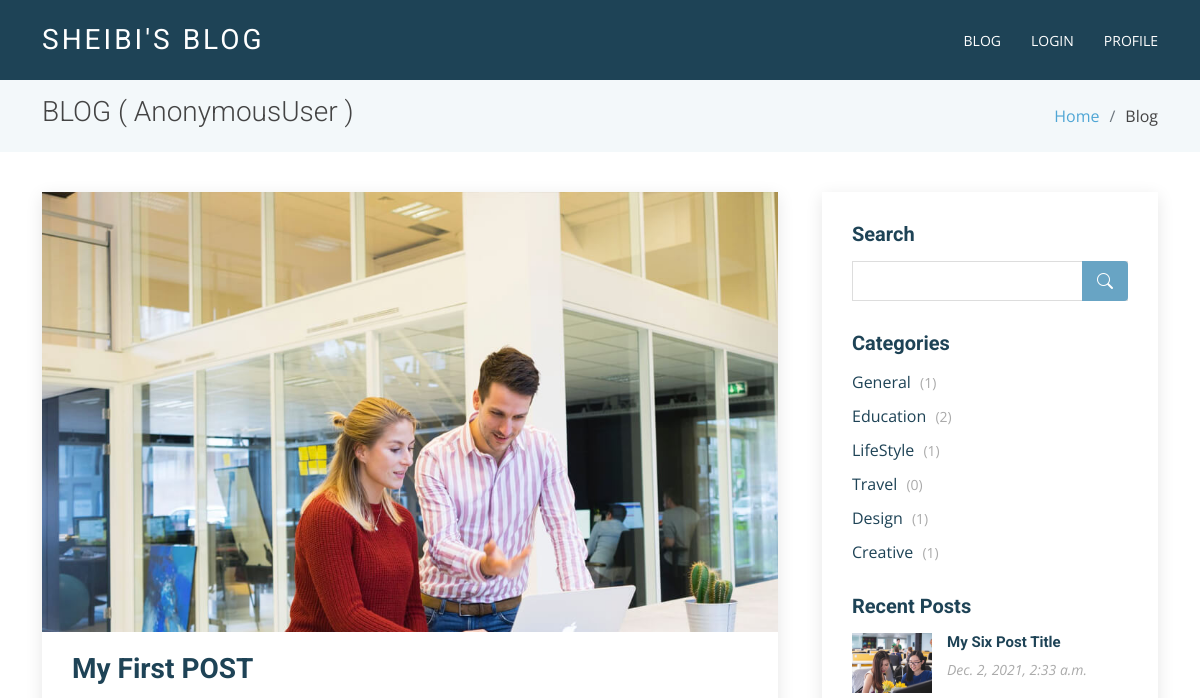
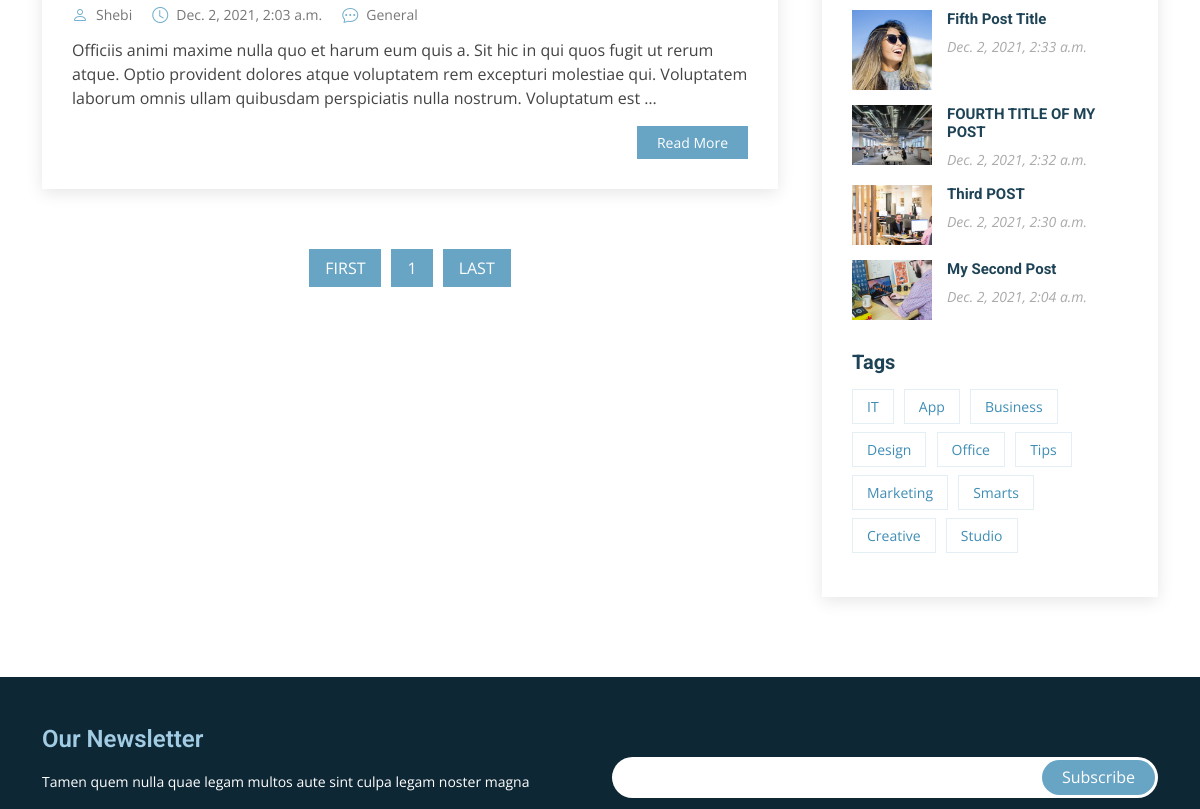
Page /?searchtext=General (upper part) on the earlier database version (2 pictures, top to bottom).
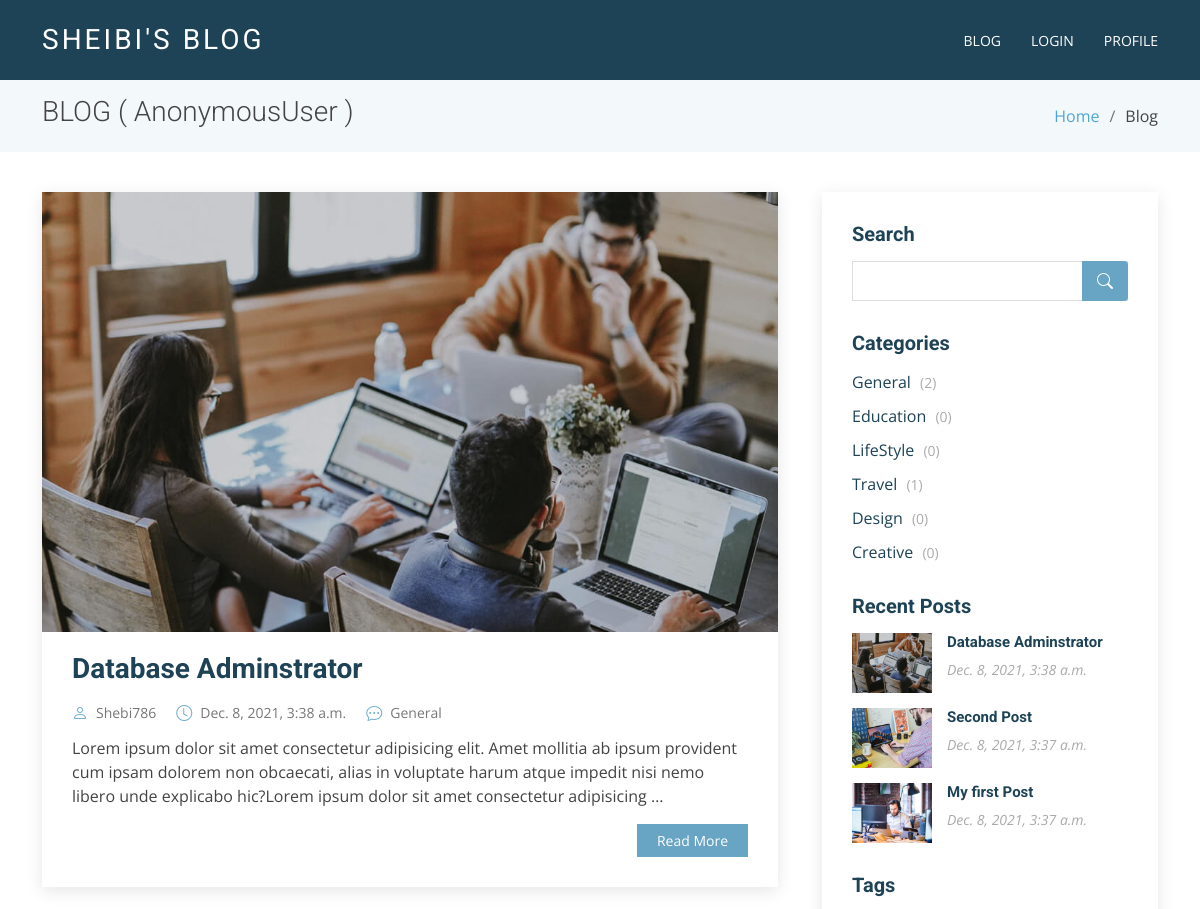
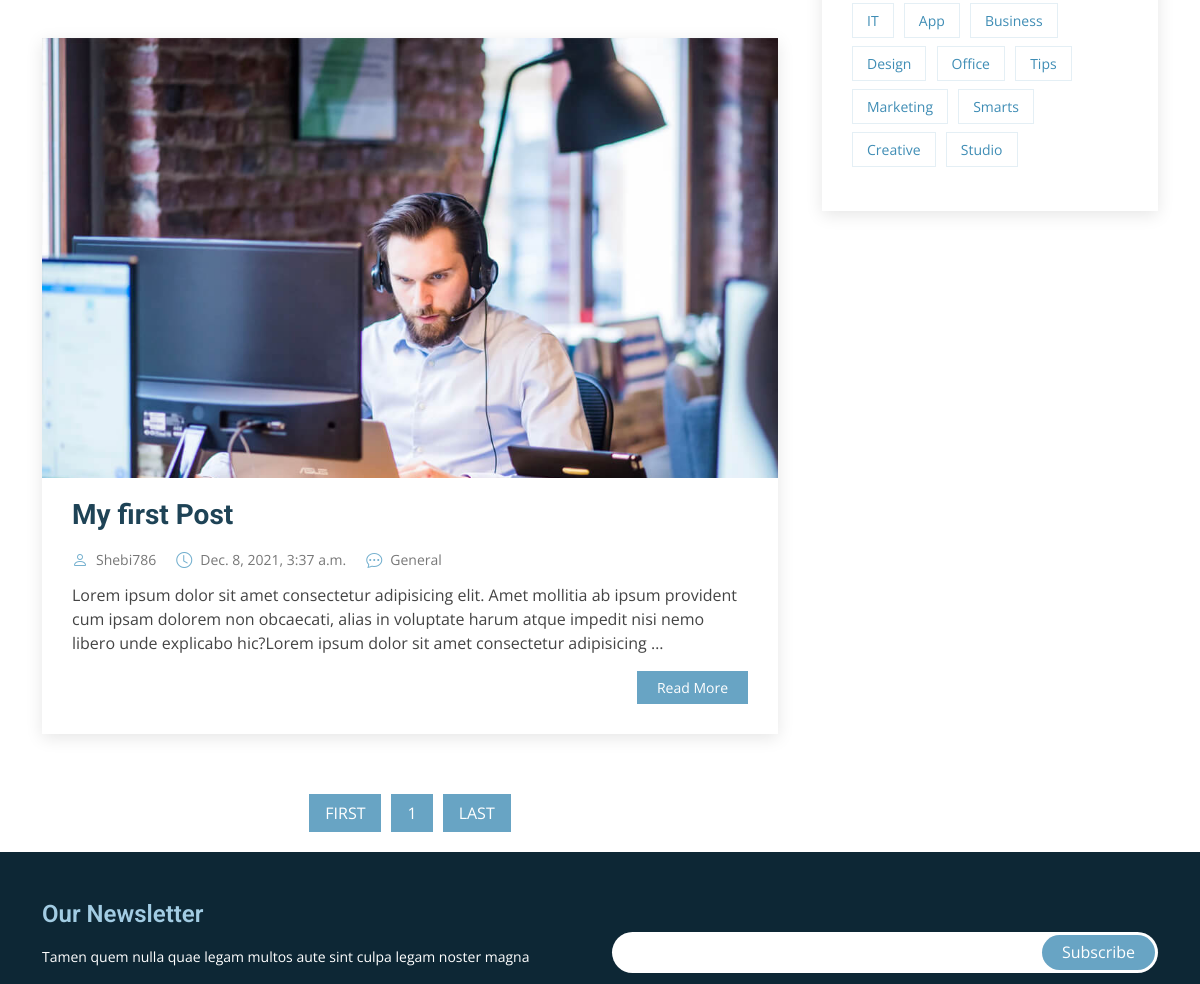
Same page on the later database version (2 pictures, top to bottom).
### Post/models.py (models this page shows, shortened)
class Post(models.Model):
    title = models.CharField(max_length=50)
    body = models.TextField()
    image = models.ImageField(upload_to="Images/Post")
    category = models.ForeignKey(Category,on_delete=models.CASCADE)
    author = models.ForeignKey(Profile,on_delete=models.CASCADE)
    tag = models.ManyToManyField(Tag)
    created_date = models.DateTimeField(auto_now_add=True)
    updated_date = models.DateTimeField(auto_now=True)

class Profile(models.Model):
    user = models.OneToOneField(User,on_delete=models.CASCADE)
    token = models.CharField(max_length=50,default="")
    is_verified = models.BooleanField(default=False)
    image = models.ImageField(upload_to="Images/User",null=True,blank=True)
    eduction = models.TextField(null=True,blank=True)
    bio =  models.TextField(null=True,blank=True)
    country = models.CharField(max_length=50,null=True,blank=True)

class Category(models.Model):
    name = models.CharField(max_length=50)

class Tag(models.Model):
    name = models.CharField(max_length=50)

### Post/views.py (the view)
# urls.py: path('',views.index,name="index"),
def index(request):
    searchtext = request.GET.get('searchtext')
    if searchtext is None:
        searchtext = ""
    print(searchtext)
    posts = Post.objects.filter(Q(category__name__icontains=searchtext) | Q(title__icontains=searchtext)|Q(author__user__username=searchtext)).order_by('-id')
    paginator = Paginator(posts, 3)
    page_number = request.GET.get('page')
    post_obj = paginator.get_page(page_number)
    print("#######################")
    print(post_obj.has_next())
    print("####################")
    latest_posts = Post.objects.all().order_by('-id')[:5]
    categories = Category.objects.annotate(number_of_post=Count('post'))
    tags = Tag.objects.all()
    context={
        'posts':posts,
        'post_obj':post_obj,
        'latest_posts':latest_posts,
        'categories':categories,
        'tags':tags,
    }
    return render(request,"index.html",context)

### templates/index.html (shortened to what this page needs)
{% extends 'base.html' %}
{% block header %}
BLOG ( {{request.user}} )
{% endblock header %}
{% block sidebar %}
<div class="col-lg-4">
  <div class="sidebar">
    <h3 class="sidebar-title">Search</h3>
    <div class="sidebar-item search-form">
      <form action="/" method="GET">
        <input type="text" name="searchtext">
        <button type="submit"><i class="bi bi-search"></i></button>
      </form>
    </div>
    <h3 class="sidebar-title">Categories</h3>
    <div class="sidebar-item categories">
      <ul>
        {% for category  in categories %}
            <li><a href="{% url 'index' %}?searchtext={{category.name}}">{{category.name}} <span>({{category.number_of_post}})</span></a></li>
        {% endfor %}
      </ul>
    </div>
    <h3 class="sidebar-title">Recent Posts</h3>
    <div class="sidebar-item recent-posts">
        {% for post in latest_posts %}
            <div class="post-item clearfix">
                <img src="{{post.image.url}}" alt="">
                <h4><a href="/detail/{{post.id}}/">{{post.title}}</a></h4>
                <time datetime="2020-01-01">{{post.created_date}}</time>
            </div>
        {% endfor %}
    </div>
    <h3 class="sidebar-title">Tags</h3>
    <div class="sidebar-item tags">
      <ul>
        {% for tag in tags%}
            <li><a href="#">{{tag.name}}</a></li>
        {% endfor %}
      </ul>
    </div>
  </div>
</div>
{% endblock sidebar %}
{% block post %}
  {% for  post in post_obj %}
    <article class="entry">
      <div class="entry-img">
        <img src="{{post.image.url}}" alt="" class="img-fluid">
      </div>
      <h2 class="entry-title">
        <a href="detail/{{post.id}}/">{{post.title}}</a>
      </h2>
      <div class="entry-meta">
        <ul>
          <li class="d-flex align-items-center"><i class="bi bi-person"></i> <a href="blog-single.html">{{post.author.user.username}}</a></li>
          <li class="d-flex align-items-center"><i class="bi bi-clock"></i> <a href="blog-single.html"><time datetime="2020-01-01">{{post.created_date}}</time></a></li>
          <li class="d-flex align-items-center"><i class="bi bi-chat-dots"></i> <a href="blog-single.html">{{post.category.name}}</a></li>
        </ul>
      </div>
      <div class="entry-content">
        <p>
          {{post.body | truncatechars:250}}
        </p>
        <div class="read-more">
          <a href="/detail/{{post.id}}/">Read More</a>
        </div>
      </div>
    </article>
  {% endfor %}
  <div class="blog-pagination">
    <ul class="justify-content-center">
      <li class="active"><a href="?page=1">FIRST</a></li>
      <li class="active"><a href="#">{{ post_obj.number }}</a></li>
      <li class="active"><a href="?page={{ post_obj.paginator.num_pages }}">LAST</a></li>
    </ul>
  </div>
{% endblock post %}

### templates/base.html (shortened to what this page needs)
<!DOCTYPE html>
{% load static %}
<html lang="en">
<head>
    <link rel="stylesheet" href="{% static 'vendor/animate.css/animate.min.css' %}">
    <link rel="stylesheet" href="{% static 'vendor/aos/aos.css' %}">
    <link rel="stylesheet" href="{% static 'vendor/bootstrap/css/bootstrap.min.css' %}">
    <link rel="stylesheet" href="{% static 'vendor/bootstrap-icons/bootstrap-icons.css' %}">
    <link rel="stylesheet" href="{% static 'vendor/boxicons/css/boxicons.min.css' %}">
    <link rel="stylesheet" href="{% static 'vendor/glightbox/css/glightbox.min.css' %}">
    <link rel="stylesheet" href="{% static 'vendor/swiper/swiper-bundle.min.css' %}">
    <link rel="stylesheet" href="{% static 'css/style.css' %}">
</head>
<body>
  <header id="header" class="fixed-top d-flex align-items-center ">
    <div class="container d-flex justify-content-between align-items-center">
      <div class="logo">
        <h1 class="text-light"><a href="/"><span>SHEIBI'S BLOG</span></a></h1>
      </div>
      <nav id="navbar" class="navbar">
        <ul>
          <li><a class="" href="/">BLOG</a></li>
          {% if  is_authenticated %}
          <li><a href="/logout/">LOGOUT</a></li>
          {% else %}
          <li><a href="/login/">LOGIN</a></li>
          {% endif %}
          <li><a href="/profile/">PROFILE</a></li>
        </ul>
      </nav>
    </div>
  </header>
  <main id="main">
    <section class="breadcrumbs">
        <div class="container">
          <div class="d-flex justify-content-between align-items-center">
            <h2>
                {% block header %}
                {% endblock %}
            </h2>
            <ol>
              <li><a href="index.html">Home</a></li>
              <li>Blog</li>
            </ol>
          </div>
        </div>
      </section>
  </main>
    <section id="blog" class="blog">
            <div class="container" data-aos="fade-up">
              <div class="row">
                <div class="col-lg-8 entries">
                 {% block post %}
                 {% endblock %}
                </div>
               {% block sidebar %}
               {% endblock sidebar %}
              </div>
            </div>
    </section>
  <footer id="footer" data-aos="fade-up" data-aos-easing="ease-in-out" data-aos-duration="500">
    <div class="footer-newsletter">
      <div class="container">
        <div class="row">
          <div class="col-lg-6">
            <h4>Our Newsletter</h4>
            <p>Tamen quem nulla quae legam multos aute sint culpa legam noster magna</p>
          </div>
          <div class="col-lg-6">
            <form action="" method="post">
              <input type="email" name="email"><input type="submit" value="Subscribe">
            </form>
          </div>
        </div>
      </div>
    </div>
  </footer>
</body>
</html>

Differences in the rows shown:
removed Post: image (picture), title "My First POST", author.user.username "Shebi", created_date "Dec. 2, 2021, 2:03 a.m.", category.name "General", body "Officiis animi maxime nulla quo et harum eum quis a. Sit hic in qui quos fugit ut rerum atque. Optio provident dolores atque voluptatem rem excepturi molestiae qui. Voluptatem laborum omnis ullam quibusdam perspiciatis nulla nostrum. Voluptatum est …", shown under "BLOG ( AnonymousUser )"
removed Post: image (picture), title "My Six Post Title", created_date "Dec. 2, 2021, 2:33 a.m.", shown under "Recent Posts"
removed Post: image (picture), title "Fifth Post Title", created_date "Dec. 2, 2021, 2:33 a.m.", shown under "Recent Posts"
removed Post: image (picture), title "FOURTH TITLE OF MY POST", created_date "Dec. 2, 2021, 2:32 a.m.", shown under "Recent Posts"
removed Post: image (picture), title "Third POST", created_date "Dec. 2, 2021, 2:30 a.m.", shown under "Recent Posts"
removed Post: image (picture), title "My Second Post", created_date "Dec. 2, 2021, 2:04 a.m.", shown under "Recent Posts"
added Post: image (picture), title "Database Adminstrator", author.user.username "Shebi786", created_date "Dec. 8, 2021, 3:38 a.m.", category.name "General", body "Lorem ipsum dolor sit amet consectetur adipisicing elit. Amet mollitia ab ipsum provident cum ipsam dolorem non obcaecati, alias in voluptate harum atque impedit nisi nemo libero unde explicabo hic?Lorem ipsum dolor sit amet consectetur adipisicing …"
added Post: image (picture), title "My first Post", author.user.username "Shebi786", created_date "Dec. 8, 2021, 3:37 a.m.", category.name "General", body "Lorem ipsum dolor sit amet consectetur adipisicing elit. Amet mollitia ab ipsum provident cum ipsam dolorem non obcaecati, alias in voluptate harum atque impedit nisi nemo libero unde explicabo hic?Lorem ipsum dolor sit amet consectetur adipisicing …"
computed for Category "General": number_of_post "1" → "2"
computed for Category "Education": number_of_post "2" → "0"
computed for Category "LifeStyle": number_of_post "1" → "0"
computed for Category "Travel": number_of_post "0" → "1"
computed for Category "Design": number_of_post "1" → "0"
computed for Category "Creative": number_of_post "1" → "0"
added Post: image (picture), title "Second Post", created_date "Dec. 8, 2021, 3:37 a.m.", shown under "Recent Posts"
